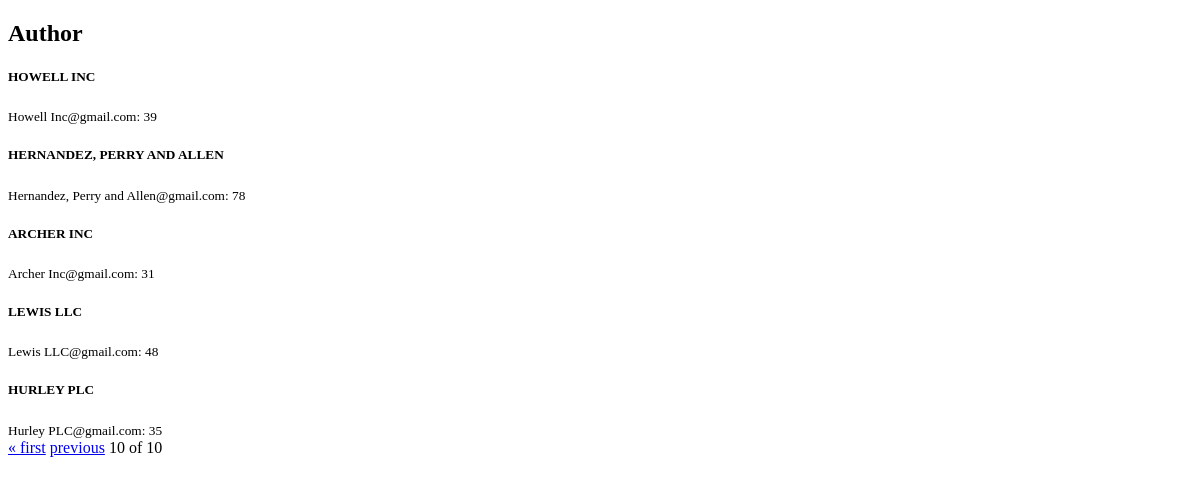
The page /author-list/?page=10 on the database as committed earlier.
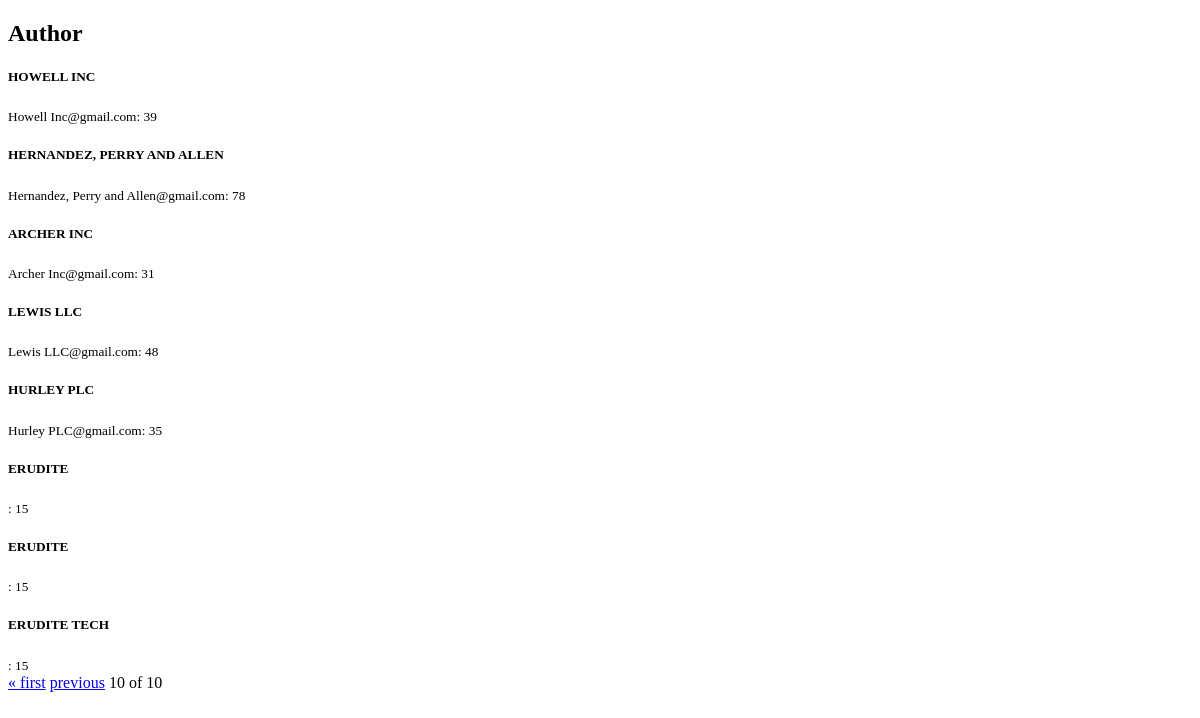
The same page on the database as committed later.
### UsingModels/models.py (models this page shows, shortened)
class Author(models.Model):
    name = models.CharField(max_length=200)
    email = models.EmailField()
    age = models.IntegerField(default=15)

### Pagination/views.py (the view)
# urls.py: re_path('author-list/', pagination_view.author_view, name="paginated-author-view"),
def author_view(request):
    authors = Author.objects.all()
    paginated_author_list = Paginator(authors, 5, orphans=4)
    try:
        page_number = int(request.GET.get('page', 1))
        author_page = paginated_author_list.get_page(page_number)
        return render(request, 'author-pagination.html', {'author_page': author_page})
    except ValueError:
        page_number = 1

### HandlingTemplates/context_processors/site_email.py (called while the page is built)
def siteEmail(request):
    site_email = {'SITE_EMAIL': settings.SITE_TEMPLATE_EMAIL}
    return site_email

### UsingSignals/views.py (called while the page is built)
@receiver([request_started, request_finished])
def log_starttime(*args, **kwargs):
    print(f'request start at {datetime.now()}')

### Pagination/templates/author-pagination.html (shortened to what this page needs)
<!DOCTYPE html>
<html lang="en">
<head>
</head>
<body>
    <div class="parent-container">
        <h2>Author</h2>
        {% for author in author_page %}
            <h5>{{author.name | upper}}</h5>
            <small>{{author.email}}: {{author.age}}</small>
        {% endfor %}
        <div class="navigations">
            {% if author_page.has_previous %}
                <a href="?page=1">&laquo; first</a>
                <a href="?page={{author_page.previous_page_number}}">previous</a>
            {% endif %}
            <span>
                {{author_page.number}} of {{author_page.paginator.num_pages}}
            </span>
        </div>
    </div>
</body>
</html>

Rows that differ between the two databases and show on the page:
added Author: name "ERUDITE", age "15"
added Author: name "ERUDITE", age "15"
added Author: name "ERUDITE TECH", age "15"
